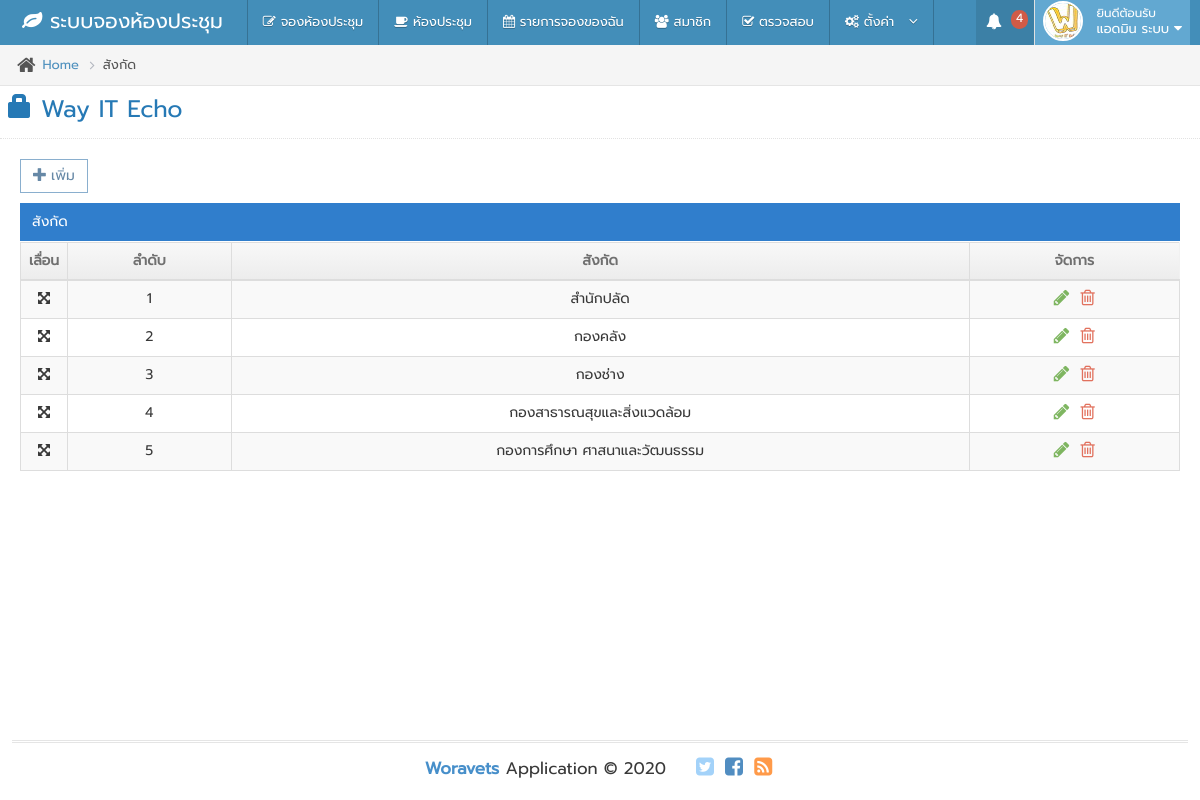
Screenshot of /division/index.php (signed in) with the database file from the repository.
### tables this page shows
CREATE TABLE `tb_member` (
  `id_member` int(5) NOT NULL,
  `username` varchar(20) NOT NULL,
  `password` varchar(20) NOT NULL,
  `ntitle` varchar(10) NOT NULL,
  `firstname` varchar(50) NOT NULL,
  `surname` varchar(50) NOT NULL,
  `email` varchar(50) NOT NULL,
  `status` varchar(5) NOT NULL,
  `position` varchar(200) NOT NULL,
  `phone` varchar(10) NOT NULL,
  `active` int(1) NOT NULL,
  `login_date` datetime NOT NULL,
  `login_times` int(6) NOT NULL,
  `create_date` datetime NOT NULL,
  `FilesName` varchar(20) NOT NULL
);

CREATE TABLE `tb_division` (
  `id_division` int(2) NOT NULL,
  `name_division` varchar(50) NOT NULL,
  `position` int(2) NOT NULL
);

### division/index.php (the view, shortened to what this page needs)
<?php
$title = 'สังกัด';
include 'templates/header.php';
?>
<div class="breadcrumbs ace-save-state" id="breadcrumbs">
						<ul class="breadcrumb">
							<li>
								<i class="ace-icon fa fa-home home-icon"></i>
								<a href="index.php?page=home">Home</a>
							</li>
							<li class="active">สังกัด</li>
						</ul>
</div>
<div class="page-header">
							<h1>
								<?php echo $org; ?>
							</h1>
</div>
<div class="main-container ace-save-state" id="main-container">
    <div class="main-content">
		<div class="main-content-inner">
			<div class="page-content" >
                <div class="row" >
                    <div class="col-sm-12">
<?php if ($_GET['action']=='') {?>
<p> <a class="btn btn-white btn-primary" href="index.php?page=division&action=add" role="button"><i class="ace-icon glyphicon glyphicon-plus"></i>เพิ่ม</a><p>
<div class="table-header">
<?php echo $title; ?>
</div>
		<div class="table-responsive">
<table id="dynamic-table" class="table table-striped table-bordered table-hover" >
<thead>
  <tr>
	<th width="20">เลื่อน</th>
    <th class="center">ลำดับ</th>
	<th class="center">สังกัด</th>
	<th class="center">จัดการ</th>
  </tr>
</thead>
<tbody id="sortable">
<?php
$i=1 ;
$meSQL = "SELECT * FROM tb_division ORDER BY position asc";
$meQuery = $conn->query($meSQL);
while ($rs = $meQuery->fetch_assoc()){
?>
  <tr data-sort-id="<?php echo $rs['id_division']; ?>">
	<td class="center"><i class="fa fa-fw fa-arrows-alt" data-toggle="tooltip" title="Grag up or down"></i></td>
    <td class="center"><?php echo $i++; ?></td>
    <td class="center"><?php echo $rs['name_division']?></td>
	<td class="center">
	<div class="hidden-sm hidden-xs action-buttons">
	<a class="green" href="index.php?page=division&action=edit&id=<?php echo $rs['id_division']; ?>">
		<i class="ace-icon fa fa-pencil bigger-130" title="แก้ไข"></i>
	</a>
	<a class="red" href="division/action.php?action=delete&id=<?php echo $rs['id_division']; ?>" OnClick="return chkdel();">
		<i class="ace-icon fa fa-trash-o bigger-130" title="ลบ"></i>
	</a>
</div>
	</td>
  </tr>
  <?php } ?>
  </tbody>
</table>
<?php } ?>
				</div>
            </div>
		</div>
	</div>
<?php
include 'templates/footer.php';
?>

### templates/header.php (shortened to what this page needs)
<?php
if ($_SESSION['id'] != '') {
include 'connect.php';
$sql = "SELECT * FROM tb_member WHERE id_member = '{$_SESSION['id']}' ";
$rs = $conn->query( $sql )->fetch_assoc() ;
}
?>
<!DOCTYPE html>
<html lang="en" xmlns="http://www.w3.org/1999/xhtml">
	<head>
		<link rel="stylesheet" href="custom.css" />
		<link rel="stylesheet" href="assets/css/bootstrap.min.css" />
		<link rel="stylesheet" href="assets/font-awesome/4.5.0/css/font-awesome.min.css" />
        <link rel="stylesheet" href="assets/css/jquery-ui.custom.min.css" />
		<link rel="stylesheet" href="assets/css/colorbox.min.css" />
		<link rel="stylesheet" href="assets/css/ace.min.css" class="ace-main-stylesheet" id="main-ace-style" />
		<link rel="stylesheet" href="assets/css/ace-skins.min.css" />
		<link rel="stylesheet" href="assets/css/ace-rtl.min.css" />
        <link rel="stylesheet" href="assets/fullcalendar-3.6.2/fullcalendar.min.css"/>
        <link href="assets/dist/css/bootstrap-datepicker.css" rel="stylesheet" />
	</head>
<body class="no-skin">
<div id="navbar" class="navbar navbar-default    navbar-collapse       h-navbar ace-save-state">
			<div class="navbar-container ace-save-state" id="navbar-container">
				<div class="navbar-header pull-left">
					<a href="index.php?page=home" class="navbar-brand">
						<small>
							<i class="fa fa-leaf"></i>
							ระบบจองห้องประชุม
						</small>
					</a>
				</div>
				<nav id="sidebar" role="navigation" class="navbar-menu pull-left navbar-collapse collapse">
					<ul class="nav navbar-nav">
						<li class="<?php if ($_GET['page']=='booking'){echo 'active';}?>">
							<a href="index.php?page=booking">
								<i class="ace-icon fa  fa-pencil-square-o"></i>
								จองห้องประชุม
							</a>
						</li>
						<li class="<?php if ($_GET['page']=='rooms'){echo 'active';}?>">
							<a href="index.php?page=rooms">
								<i class="ace-icon fa  fa-coffee"></i>
								ห้องประชุม
							</a>
						</li>
<?php if ($_SESSION['status'] == 'admin' || $_SESSION['status'] == 'user') {?>
						<li class="<?php if ($_GET['page']=='mybooking'){echo 'active';}?>">
							<a href="index.php?page=mybooking">
								<i class="ace-icon fa  fa-calendar"></i>
								รายการจองของฉัน
							</a>
						</li>
<?php } ?>
<?php   if ($_SESSION['status'] =='admin')  { ?>
						<li class="<?php if ($_GET['page']=='member'){echo 'active';}?>">
							<a href="index.php?page=member">
								<i class="ace-icon fa fa-users"></i>
								สมาชิก
							</a>
						</li>
						<li class="<?php if ($_GET['page']=='report'){echo 'active';}?>">
							<a href="index.php?page=report">
								<i class="ace-icon fa fa-check-square-o"></i>
								ตรวจสอบ
							</a>
						</li>
						<li class="<?php if ($_GET['page']=='setrooms' || $_GET['page']=='style' || $_GET['page']=='equip' ){echo 'active';}?>">
							<a href="#" class="dropdown-toggle" data-toggle="dropdown">
							<i class="ace-icon fa fa-cogs"></i>
								ตั้งค่า
	  		&nbsp;
								<i class="ace-icon fa fa-angle-down bigger-110"></i>
							</a>
						</li>
<?php } ?>
					</ul>
				</nav>
				<div class="navbar-buttons navbar-header pull-right " role="navigation">
<?php if ($_SESSION['id'] != '') {?>
					<ul class="nav ace-nav">
<?php 	if ($_SESSION['status'] == 'admin') {
$sql2 = "SELECT COUNT(id) AS count1 FROM tb_event WHERE status = 0 ";
$rs2 = $conn->query($sql2)->fetch_assoc();?>
						<li class="transparent dropdown-modal open">
							<a class="dropdown-toggle" href="index.php?page=report&report=0" >
								<i class="ace-icon fa fa-bell icon-animated-bell"></i>
								<span class="badge badge-important"><?php if ($rs2['count1']==0){echo '';}else {echo $rs2['count1'];}?></span>
							</a>
						</li>
<?php } ?>
						<li class="light-blue dropdown-modal">
							<a data-toggle="dropdown" href="#" class="dropdown-toggle">
							<img class="nav-user-photo" src="assets/images/avatars/way.jpg" alt="Member Photo" />
								<span class="user-info">
									<small>ยินดีต้อนรับ</small>
										<span style="font-size:13px;">
<?php
										echo $rs['firstname'].'  '.$rs['surname'];
?>
										</span>
								<i class="ace-icon fa fa-caret-down"></i>
							</a>
						</li>
					</ul>
<?php } ?>
						</div>
			</div>
		</div>

### custom.css (style rules this page uses)
body { font-family: 'Prompt' !important; }
h1, h2, h3, h4, h5, h6 { font-family: "Prompt",Helvetica Neue,sans-serif !important; }

### rows the page displays
tb_member: firstname "แอดมิน", surname "ระบบ"
tb_division: name_division "สำนักปลัด"
tb_division: name_division "กองคลัง"
tb_division: name_division "กองช่าง"
tb_division: name_division "กองสาธารณสุขและสิ่งแวดล้อม"
tb_division: name_division "กองการศึกษา ศาสนาและวัฒนธรรม"

### other values shown
$rs2['count1'] "4"
$title "สังกัด"
